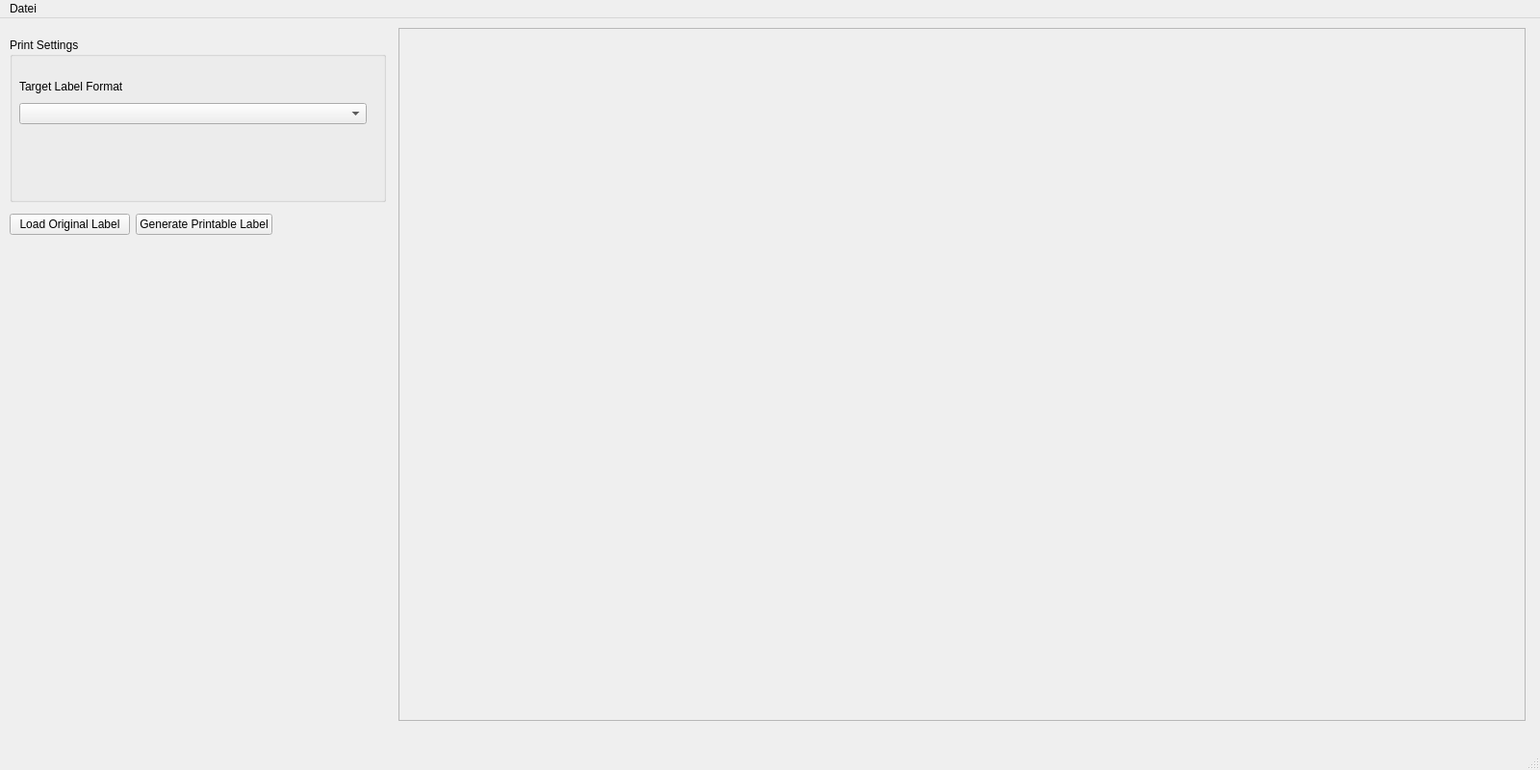
<?xml version="1.0" encoding="UTF-8"?>
<ui version="4.0">
 <class>MainWindow</class>
 <widget class="QMainWindow" name="MainWindow">
  <property name="geometry">
   <rect>
    <x>0</x>
    <y>0</y>
    <width>1600</width>
    <height>800</height>
   </rect>
  </property>
  <property name="windowTitle">
   <string>Label Lobster</string>
  </property>
  <widget class="QWidget" name="centralwidget">
   <widget class="QFrame" name="pdfContainer">
    <property name="geometry">
     <rect>
      <x>414</x>
      <y>10</y>
      <width>1171</width>
      <height>720</height>
     </rect>
    </property>
    <property name="frameShape">
     <enum>QFrame::Shape::StyledPanel</enum>
    </property>
    <property name="frameShadow">
     <enum>QFrame::Shadow::Raised</enum>
    </property>
   </widget>
   <widget class="QGroupBox" name="groupBox">
    <property name="geometry">
     <rect>
      <x>10</x>
      <y>20</y>
      <width>391</width>
      <height>171</height>
     </rect>
    </property>
    <property name="title">
     <string>Print Settings</string>
    </property>
    <widget class="QWidget" name="">
     <property name="geometry">
      <rect>
       <x>10</x>
       <y>40</y>
       <width>361</width>
       <height>50</height>
      </rect>
     </property>
     <layout class="QVBoxLayout" name="verticalLayout">
      <item>
       <widget class="QLabel" name="label">
        <property name="text">
         <string>Target Label Format</string>
        </property>
       </widget>
      </item>
      <item>
       <widget class="QComboBox" name="comboBox"/>
      </item>
     </layout>
    </widget>
   </widget>
   <widget class="QWidget" name="">
    <property name="geometry">
     <rect>
      <x>10</x>
      <y>200</y>
      <width>273</width>
      <height>28</height>
     </rect>
    </property>
    <layout class="QHBoxLayout" name="horizontalLayout">
     <item>
      <widget class="QPushButton" name="btnOpenFile">
       <property name="text">
        <string>Load Original Label</string>
       </property>
      </widget>
     </item>
     <item>
      <widget class="QPushButton" name="btnGenerate">
       <property name="text">
        <string>Generate Printable Label</string>
       </property>
      </widget>
     </item>
    </layout>
   </widget>
  </widget>
  <widget class="QMenuBar" name="menubar">
   <property name="geometry">
    <rect>
     <x>0</x>
     <y>0</y>
     <width>1600</width>
     <height>33</height>
    </rect>
   </property>
   <widget class="QMenu" name="menuDatei">
    <property name="title">
     <string>Datei</string>
    </property>
   </widget>
   <addaction name="menuDatei"/>
  </widget>
  <widget class="QStatusBar" name="statusbar"/>
 </widget>
 <resources/>
 <connections/>
</ui>
